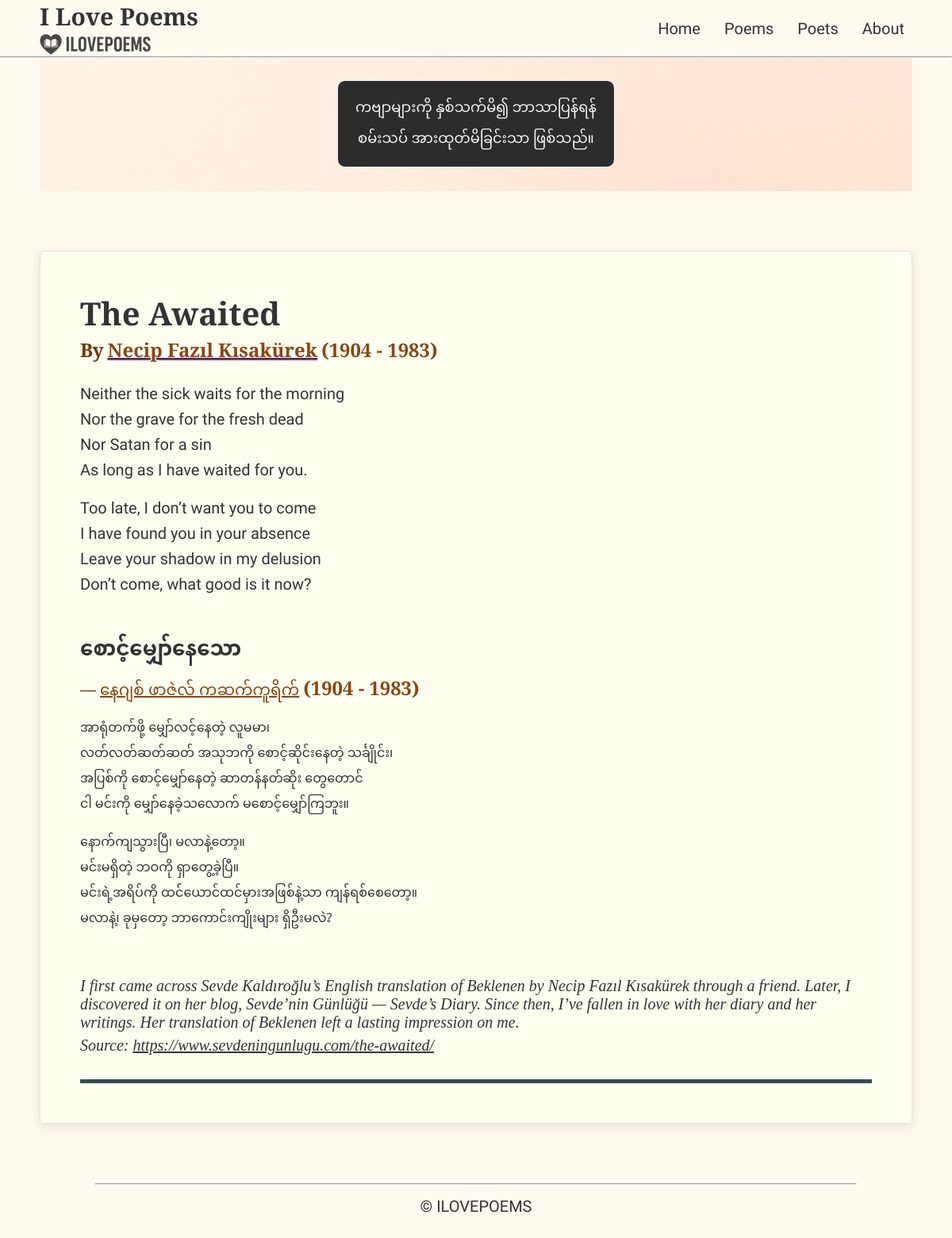
Page /7/ on the committed database.
### poems/models.py (models this page shows, shortened)
class Poem(models.Model):
    title_en = models.CharField(max_length=200)
    title_mm = models.CharField(max_length=200)  # Myanmar title
    poem_mm = models.TextField()                  # Myanmar poem content
    poem_en = models.TextField()                  # English poem content
    about = models.TextField(blank=True)          # About the poem
    source = models.CharField(max_length=300, blank=True)
    featured = models.BooleanField(default=False)  # True/False column
    poet = models.ForeignKey('Poet', on_delete=models.CASCADE, related_name='poems')
    date_added = models.DateTimeField("date added")

class Poet(models.Model):
    name_en = models.CharField(max_length=100)
    name_mm = models.CharField(max_length=100)    # Myanmar name
    about = models.TextField(blank=True)          # About the poet
    source = models.CharField(max_length=300, blank=True)
    born_year = models.PositiveSmallIntegerField("Year of birth", null=True, blank=False)
    dead_year = models.PositiveSmallIntegerField("Year of death", null=True, blank=False)

### poems/views.py (the view)
# urls.py: path('<int:poem_id>/', views.poem, name='poem'),
def poem(request, poem_id):
    poem_obj = get_object_or_404(Poem, pk=poem_id)
    line_count_en = len(poem_obj.poem_en.split('\n'))
    context = {
        "selected_poem": poem_obj,
        "line_count_en": line_count_en
        }
    return render(request, "poems/poem.html", context)

### poems/templates/poems/poem.html (shortened to what this page needs)
{% extends "poems/base.html" %}
{% block content %}
    <div class="poem-translation">
        <div class="poem">
            <p class="poem-title_en">{{ selected_poem.title_en }}</p>
            <span class="poet">By</span>
            <a href="{% url 'poems:poet' selected_poem.poet.id %}"
               class="poet-wrapper">
                <span class="poet">{{ selected_poem.poet.name_en }}</span></a>{% if selected_poem.poet.born_year and selected_poem.poet.dead_year %}
                    <span class="poems_list_items poet">({{ selected_poem.poet.born_year }} - {{ selected_poem.poet.dead_year }})</span>
                {% elif selected_poem.poet.born_year %}
                    <span class="poems_list_items poet">(Born - {{ selected_poem.poet.born_year }})</span>
                {% endif %}
                <div class="poem-en">
                    {{ selected_poem.poem_en|linebreaks }}
                </div>
                <p class="poem-title_mm">{{ selected_poem.title_mm }}</p>
                <span class="poet-mm">—</span>
                <a href="{% url 'poems:poet' selected_poem.poet.id %}"
                class="poet-wrapper">
                <span class="poet-mm">{{ selected_poem.poet.name_mm }}</span></a>{% if selected_poem.poet.born_year and selected_poem.poet.dead_year %}
                    <span class="poems_list_items poet">({{ selected_poem.poet.born_year }} - {{ selected_poem.poet.dead_year }})</span>
                {% elif selected_poem.poet.born_year %}
                    <span class="poems_list_items poet">(Born - {{ selected_poem.poet.born_year }})</span>
                {% endif %}
                <div class="poem-mm">
                    {{ selected_poem.poem_mm|linebreaks }}
                </div>
            </div>
            <div class="note">
                <div>{{ selected_poem.about |linebreaks }}</div>
                {% if selected_poem.source %}
                    <p>
                        Source:
                        <a href="{{ selected_poem.source }}"
                           class="source"
                           target="_blank"
                           rel="noopener noreferrer">
                           {{ selected_poem.source|linebreaksbr }}</a>
                    </p>
                {% endif %}
            </div>
            <hr class="bottom_bar">
        </div>
    {% endblock content %}

### poems/static/poems/css/styles.css (style rules this page uses)
:root { --background-color: #FFFAF0; --font-color: #333333; }
*, *::before, *::after { margin: 0; padding: 0; box-sizing: border-box; }
html { font-size: 20px; }
body { background-color: var(--background-color); font-family: "Zain", sans-serif; color: var(--font-color); }
.poem-title_en { font-family: "Cormorant Garamond", serif; font-size: 2rem; font-weight: 600; text-transform: capitalize; }
.poem-title_mm { font-family: "Noto Sans Myanmar", sans-serif; font-size: 1.3rem; font-weight: 600; text-transform: capitalize; margin-top: 40px; }
.poet { font-family: "Cormorant Garamond", serif; font-size: 1.2rem; font-weight: 600; text-transform: capitalize; color: #6e3610; }
.poet-mm { font-family: "Noto Sans Myanmar", sans-serif; font-size: 1rem; font-weight: 500; color: #6e3610; }
.poem-en { font-family: "Cardo", serif; font-style: normal; font-size: 1rem; margin-top: 20px; }
.poem-mm { font-family: "Noto Sans Myanmar", sans-serif; font-weight: 400; font-size: .8rem; margin-top: 10px; }
.poem-en p, .poem-mm p { margin-bottom: .8rem; white-space: normal; }
.poem-en p { line-height: 1.6; }
.poem-mm p { line-height: 2; }
.poem-translation { display: flex; flex-direction: column; background-color: #FFFFF0; padding: 50px; border: 1px solid #E6E2D6; box-shadow: 0 4px 12px rgba(216, 212, 196, 0.6); border-radius: 5px; }
.poems_list_items { color: #8b4513; line-height: 1.6; }
.poet-wrapper .poet-mm, .poet-wrapper .poet { color: #8b4513; text-decoration: underline; }
.note { margin: 40px 0 0; font-family: "Cormorant Garamond", serif; word-wrap: break-word; overflow-wrap: break-word; white-space: normal; font-style: italic; }
.note p { margin-bottom: .3rem; }
.note .source { color: var(--font-color); text-decoration: underline; }
.bottom_bar { margin-top: 25px; width: 100%; height: 5px; border: 0px; background-color: #2f4f4f; }
hr { width: 80%; margin: 0px auto; }

### rows in the picture
Poem: title_en "The Awaited", poet.name_en "Necip Fazıl Kısakürek", poet.born_year "1904", poet.dead_year "1983", poem_en "Neither the sick waits for the morning Nor the grave for the fresh dead Nor Satan for a sin As long as I have waited for you. Too late, I don’t want you to come I have found you in your absence Leave your shadow in my delusion Don’t come, what good is it now?", title_mm "စောင့်မျှော်နေသော", poet.name_mm "နေဂျစ် ဖာဇဲလ် ကဆက်ကူရိက်", poem_mm "အာရုံတက်ဖို့ မျှော်လင့်နေတဲ့ လူမမာ၊ လတ်လတ်ဆတ်ဆတ်‌ အသုဘကို စောင့်ဆိုင်းနေတဲ့ သင်္ချိုင်း၊ အပြစ်ကို စောင့်မျှော်နေတဲ့ ဆာတန်နတ်ဆိုး တွေတောင် ငါ မင်းကို မျှော်နေခဲ့သလောက် မစောင့်မျှော်ကြဘူး။ နောက်ကျသွားပြီ၊ မလာနဲ့တော့။ မင်းမရှိတဲ့ ဘဝကို ရှာတွေ့ခဲ့ပြီ။ မင်းရဲ့အရိပ်ကို ထင်ယောင်ထင်မှားအဖြစ်နဲ့သာ ကျန်ရစ်စေတော့။ မလာနဲ့၊ ခုမှတော့ ဘာ‌ကောင်းကျိုးများ ရှိဦးမလဲ?", about "I first came across Sevde Kaldıroğlu’s English translation of Beklenen by Necip Fazıl Kısakürek through a friend. Later, I discovered it on her blog, Sevde’nin Günlüğü — Sevde’s Diary. Since then, I’ve fallen in love with her diary and her writings. Her translation of Beklenen left a lasting impression on me.", source "https://www.sevdeningunlugu.com/the-awaited/"
